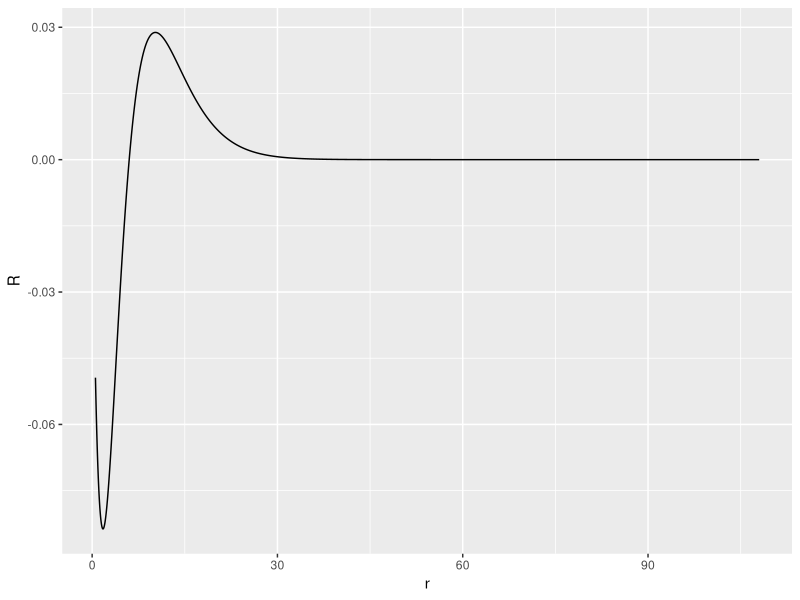

The R source for this figure:
##Script for determining the radial wave function for a given n,l,j in Rubidium-85
##This process uses Numerov Integration as outlined by Zimmerman et al. (PRA 20, 2251, 1979) and uses the substituations of Bhatti et al. (PRA 24, 161, 1981)

library(dplyr)
library(ggplot2)

##Constants and settings
#Electrons
Z <- 1

#Primary quantum number, quantum defect, angular quantum number, and energy
n <- 3
l <- 1
j <- 3/2
delta <- 0
# delta <- QuantumDefect(n,l,j)
E <- -1/(2*(n-delta)^2)

#Inner and outer turning points
r_O <- 2*n*(n+15)#3*n^2
r_I <- (n^2 - n*sqrt(n^2 - l*(l+1)))/2
# core.radius <- 50e-12/0.529e-10
core.radius <- 0.05
#Defining scaled x-axis ksi = sqrt(r), step size h, and starting point ksi_0 = sqrt(r_O) 
ksi_0 <- sqrt(r_O)
h <- 0.01
ksi_1 <- ksi_0 - h
ksi_2 <- ksi_1 - h

#Initial wavefunction guesses
Psi_0 <- 10^-15
Psi_1 <- 10^-14

#Defining terms to be used in Numerov Algorithm
ksi_iminus1 <- ksi_0
ksi_i <- ksi_1
ksi_iplus1 <- ksi_2

Psi_iminus1 <- Psi_0
Psi_i <- Psi_1

#Establishing radial wavefunction data frame
WaveFunction <- data.frame(ksi = numeric(), Psi = numeric(), N_i = numeric()) 
row_0 <- data.frame(ksi = ksi_0, Psi = Psi_0, N_i = 2*ksi_0^2*Psi_0^2)
row_1 <- data.frame(ksi = ksi_1, Psi = Psi_1, N_i = 2*ksi_1^2*Psi_1^2)

WaveFunction <- rbind(WaveFunction, row_0, row_1)

#Numerov Algorithm
#Iterates algorithm until the condition of ksi_(i+1) < sqrt(r_I) or ksi_(i+1) < sqrt(core.radius) is met
repeat{
  g_iplus1  <- -8*(ksi_iplus1^2*E +Z-(l+1/4)*(l+3/4)/(2*ksi_iplus1^2))
  g_i       <- -8*(ksi_i^2*E      +Z-(l+1/4)*(l+3/4)/(2*ksi_i^2))
  g_iminus1 <- -8*(ksi_iminus1^2*E+Z-(l+1/4)*(l+3/4)/(2*ksi_iminus1^2))
  
  Psi_iplus1 <- (Psi_iminus1*(g_iminus1 - 12/h^2)+Psi_i*(10*g_i+24/h^2))/(12/h^2 - g_iplus1)
  
  N_iplus1 <- 2*ksi_iplus1^2*Psi_iplus1^2
  
  new.row <- data.frame(ksi = ksi_iplus1, Psi = Psi_iplus1, N_i = N_iplus1)
  
  if(((ksi_iplus1<sqrt(r_I))|(ksi_iplus1<sqrt(core.radius)))&(Psi_iplus1>Psi_i)){
    break
  } else {
    WaveFunction <- rbind(WaveFunction, new.row)
  }

  Psi_iminus1 <- Psi_i
  Psi_i <- Psi_iplus1
  ksi_iminus1 <- ksi_i
  ksi_i <- ksi_iplus1
  ksi_iplus1 <- ksi_iplus1 - h 
}

#Note: This definition of the normalization is slightly different from the Zimmerman paper and from Gallagher's Rydberg Atoms. Here we define N^2 = sum(f(x)*dx) where f(x) is out integrand and dx is the step size.
N <- sqrt(sum(WaveFunction$N_i)*0.01)

#Turns WaveFunction into a dplyr tbl_df and creates columns for actual position r and the radial wave function R(r)
WaveFunction <- WaveFunction%>%
  tbl_df%>%
  mutate(r = ksi^2, R = (Psi/(r^(3/4)))/N)

#Plots the wavefunction R(r)
p <- WaveFunction%>%
  ggplot(aes(x=r, y = R))+
  geom_line()

print(p)